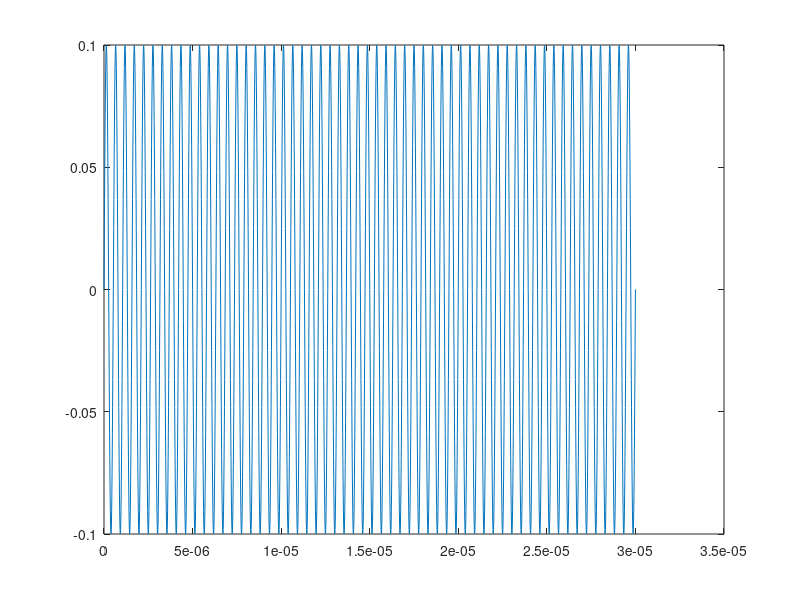

MATLAB code for this plot:
fp = 1.9e6;
fm = 100e3;
m = 1;
Ap = 0.1;
Am = Ap*m/2;
t = 0:1/50/fp:3/fm;

%Sm = sin(2*pi()*fm*t);
Sp = Ap*sin(2*pi()*fp*t);

Sm = (mod(t, 1/fm));

SAM = Sp .* (1 + m*Sm);
plot(t, SAM);

% 
% x = [fp - fm, fp, fp + fm];
% y = 10*log10([Am^2/100/1e-3, Ap^2/100/1e-3, Am^2/100/1e-3]);
% figure;
% hold on;
% grid on;
% 
% for i=1:3
%     %m=1: 18
%     %m=0.5: 24
%     quiver(x(i), -26, 0, y(i)+26, 0, 'Color', 'b', 'LineWidth', 3);
% end
% 
% formataxes('', 'Frecuencia (Hz)', 'Potencia (dBm)');